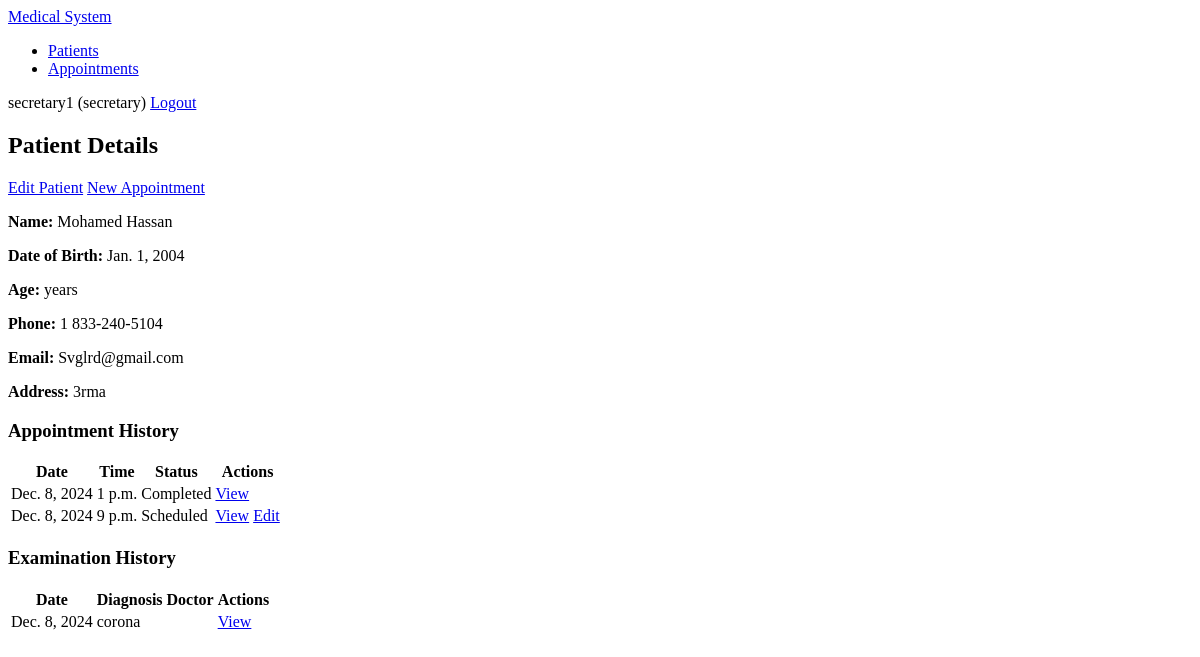
Before: /patients/1/ (signed in) with the older database file.
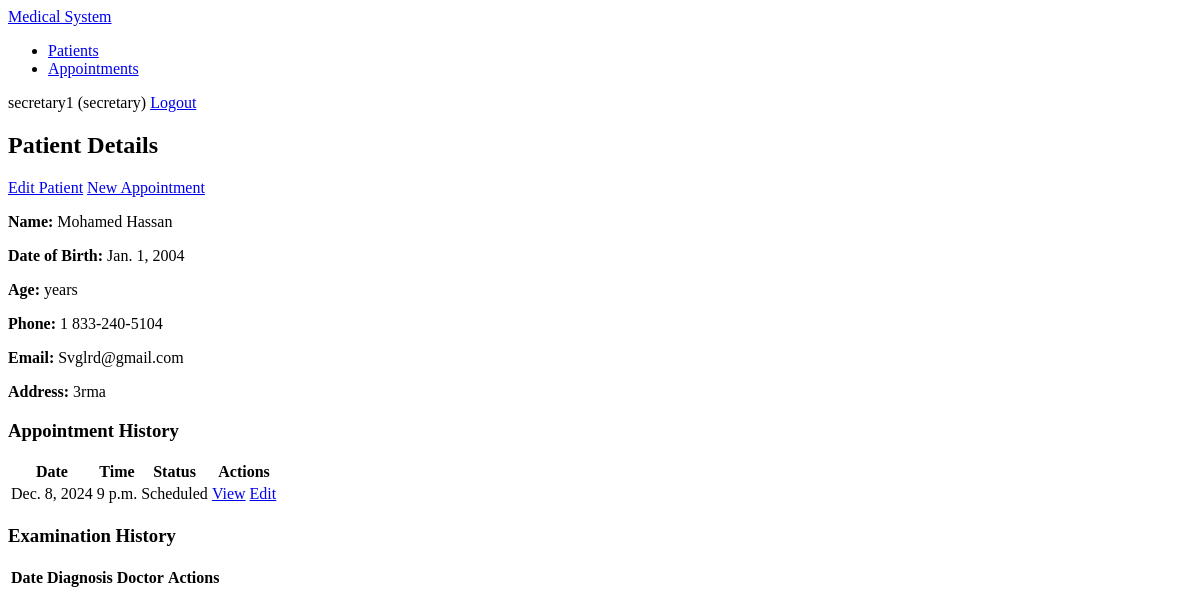
After: the same page with the newer database file.
### users/models.py (models this page shows, shortened)
class CustomUser(AbstractUser):
    DOCTOR = 'doctor'
    SECRETARY = 'secretary'
    ROLE_CHOICES = [
        (DOCTOR, 'Doctor'),
        (SECRETARY, 'Secretary'),
    ]
    role = models.CharField(
        max_length=10,
        choices=ROLE_CHOICES,
        default=DOCTOR,
    )
    email = models.EmailField(unique=True)  # Make email required and unique
    founded_in = models.DateField(null=True, blank=True)

### listings/models.py (models this page shows, shortened)
class Patient(models.Model):
    first_name = models.CharField(max_length=100)
    last_name = models.CharField(max_length=100)
    date_of_birth = models.DateField()
    phone = models.CharField(max_length=15)
    email = models.EmailField(blank=True, null=True)
    address = models.TextField()
    created_at = models.DateTimeField(auto_now_add=True)
    updated_at = models.DateTimeField(auto_now=True)

class Appointment(models.Model):
    STATUS_CHOICES = [
        ('scheduled', 'Scheduled'),
        ('completed', 'Completed'),
        ('cancelled', 'Cancelled'),
    ]
    patient = models.ForeignKey(Patient, on_delete=models.CASCADE)
    date = models.DateField()
    time = models.TimeField()
    status = models.CharField(max_length=10, choices=STATUS_CHOICES, default='scheduled')
    created_by = models.ForeignKey(
        settings.AUTH_USER_MODEL,
        on_delete=models.CASCADE,
        related_name='created_appointments'
    )
    created_at = models.DateTimeField(auto_now_add=True)
    updated_at = models.DateTimeField(auto_now=True)

class Examination(models.Model):
    appointment = models.OneToOneField(Appointment, on_delete=models.CASCADE)
    symptoms = models.TextField()
    diagnosis = models.TextField()
    notes = models.TextField(blank=True)
    created_at = models.DateTimeField(auto_now_add=True)
    updated_at = models.DateTimeField(auto_now=True)

### listings/views.py (the view)
# urls.py: path('patients/<int:pk>/', views.PatientDetailView.as_view(), name='patient_detail'),
class PatientDetailView(LoginRequiredMixin, IsStaffMixin, DetailView):
    model = Patient
    template_name = 'patients/patient_detail.html'

### listings/views.py (called while the page is built)
    def test_func(self):
        return self.request.user.role in ['secretary', 'doctor']

### templates/patients/patient_detail.html
{% extends 'base.html' %}
{% block content %}
<div>
    <div>
        <div>
            <h2>Patient Details</h2>
            <div>
                <a href="{% url 'patient_update' patient.pk %}">Edit Patient</a>
                <a href="{% url 'appointment_create' %}?patient={{ patient.pk }}">New Appointment</a>
            </div>
        </div>
        <div>
            <div>
                <p><strong>Name:</strong> {{ patient.first_name }} {{ patient.last_name }}</p>
                <p><strong>Date of Birth:</strong> {{ patient.date_of_birth }}</p>
                <p><strong>Age:</strong> {{ patient.age }} years</p>
            </div>
            <div>
                <p><strong>Phone:</strong> {{ patient.phone }}</p>
                <p><strong>Email:</strong> {{ patient.email }}</p>
                <p><strong>Address:</strong> {{ patient.address }}</p>
            </div>
        </div>
    </div>
    <div>
        <div>
            <h3>Appointment History</h3>
            <table>
                <thead>
                    <tr>
                        <th>Date</th>
                        <th>Time</th>
                        <th>Status</th>
                        <th>Actions</th>
                    </tr>
                </thead>
                <tbody>
                    {% for appointment in patient.appointment_set.all|dictsortreversed:"date" %}
                    <tr>
                        <td>{{ appointment.date }}</td>
                        <td>{{ appointment.time }}</td>
                        <td>{{ appointment.get_status_display }}</td>
                        <td>
                            <a href="{% url 'appointment_detail' appointment.pk %}">View</a>
                            {% if appointment.status == 'scheduled' %}
                                <a href="{% url 'appointment_update' appointment.pk %}">Edit</a>
                            {% endif %}
                        </td>
                    </tr>
                    {% empty %}
                    <tr>
                        <td colspan="4">No appointments found.</td>
                    </tr>
                    {% endfor %}
                </tbody>
            </table>
        </div>
    </div>
    <div>
        <div>
            <h3>Examination History</h3>
            <table>
                <thead>
                    <tr>
                        <th>Date</th>
                        <th>Diagnosis</th>
                        <th>Doctor</th>
                        <th>Actions</th>
                    </tr>
                </thead>
                <tbody>
                    {% for appointment in patient.appointment_set.all %}
                        {% if appointment.examination %}
                        <tr>
                            <td>{{ appointment.date }}</td>
                            <td>{{ appointment.examination.diagnosis|truncatechars:50 }}</td>
                            <td>{{ appointment.examination.doctor.get_full_name }}</td>
                            <td>
                                <a href="{% url 'examination_detail' appointment.examination.pk %}">View</a>
                            </td>
                        </tr>
                        {% endif %}
                    {% empty %}
                    <tr>
                        <td colspan="4">No examinations found.</td>
                    </tr>
                    {% endfor %}
                </tbody>
            </table>
        </div>
    </div>
</div>
{% endblock %}

### templates/base.html (shortened to what this page needs)
<!DOCTYPE html>
<html lang="en">
<head>
</head>
<body>
    <nav>
        <div>
            <a href="{% url 'dashboard' %}">Medical System</a>
            {% if user.is_authenticated %}
                <ul>
                    <li>
                        <a href="{% url 'patient_list' %}">Patients</a>
                    </li>
                    <li>
                        <a href="{% url 'appointment_list' %}">Appointments</a>
                    </li>
                </ul>
                <div>
                    <span>{{ user.username }} ({{ user.role }})</span>
                    <a href="{% url 'logout' %}" onclick="event.preventDefault(); document.getElementById('logout-form').submit();">Logout</a>
                </div>
            {% else %}
                <ul>
                    <li>
                        <a href="{% url 'login' %}">Login</a>
                    </li>
                </ul>
            {% endif %}
        </div>
    </nav>
    <div>
        {% block content %}
        {% endblock %}
    </div>
</body>
</html>

Changed rows visible on the page:
removed Appointment: date "Dec. 8, 2024", time "1 p.m.", status "Completed", examination.diagnosis "corona"
